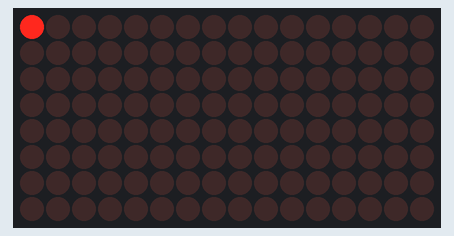
Bench run of a sketch on a simulated Arduino Uno, built with avr-gcc and run on an emulated ATmega328P. On the bench: 16×8 LED matrix.

Above: at 0.15 s.
At 1.36 s:
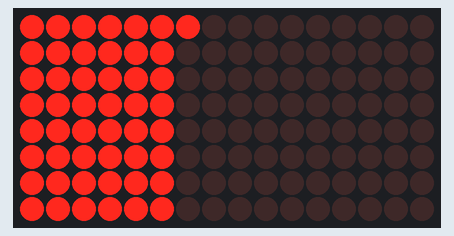
At 2.57 s:
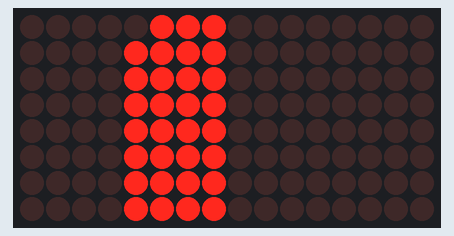
At 5.3 s:
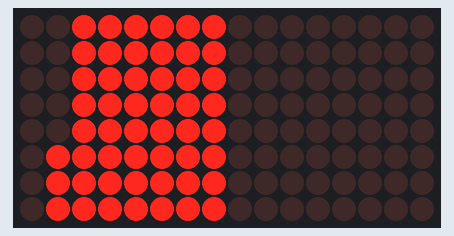
At 7.73 s:
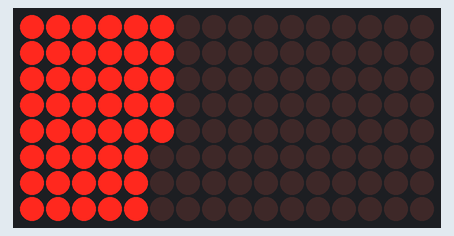
At 10.46 s:
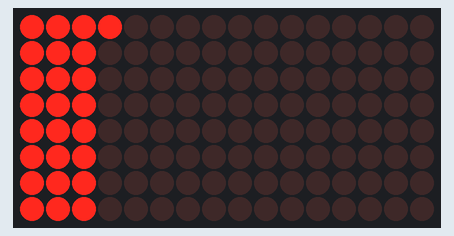

The sketch:

ledcontrol1.ino
```cpp
#include "LedControl.h" //  need the library
LedControl lc=LedControl(4,2,3,2); //

// pin 12 is connected to the MAX7219 pin 1
// pin 11 is connected to the CLK pin 13
// pin 10 is connected to LOAD pin 12
// 1 as we are only using 1 MAX7219

void setup()
{
  // the zero refers to the MAX7219 number, it is zero for 1 chip
  lc.shutdown(0,false);// turn off power saving, enables display
  lc.setIntensity(0,8);// sets brightness (0~15 possible values)
  lc.clearDisplay(0);// clear screen
}
void loop()
{
  for (int row=0; row<8; row++)
  {
    for (int col=0; col<8; col++)
    {
      lc.setLed(0,col,row,true); // turns on LED at col, row
      delay(25);
    }
  }

  for (int row=0; row<8; row++)
  {
    for (int col=0; col<8; col++)
    {
      lc.setLed(0,col,row,false); // turns off LED at col, row
      delay(25);
    }
  }
}
```

Measured:
- by itself, everything shown: repeats every 9.7 s, in 32 steps
